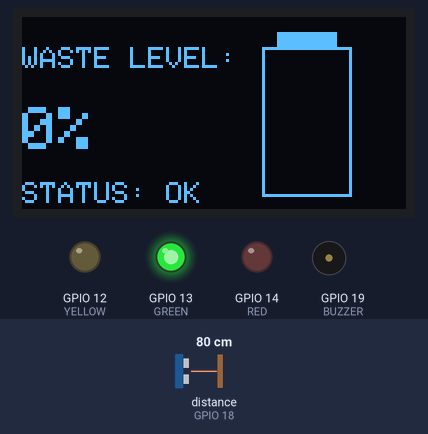
The sketch below on a simulated ESP32. Parts: 128×64 one-colour display, output pins drawn as LEDs (lit = HIGH), buzzer (waves = sounding). Wiring (from diagram.json): ultrasonic range finder: trigger GPIO 5; echo GPIO 18. The inputs (shaded band) are chosen by the test bench; at power-on: distance to the obstacle (sensor on GPIO 18) 80 cm. The echo pulse lasts 58.3 µs per cm; pins used as bus, display or sensor lines are not drawn; what the sketch prints to the serial monitor is not drawn.

Above: at 1.3 s.
1.4 s: distance to the obstacle (sensor on GPIO 18) set to 20 cm
At 2.3 s:
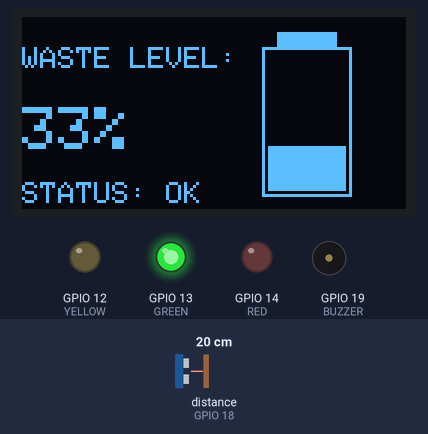
3.1 s: distance to the obstacle (sensor on GPIO 18) set to 16 cm
At 3.5 s:
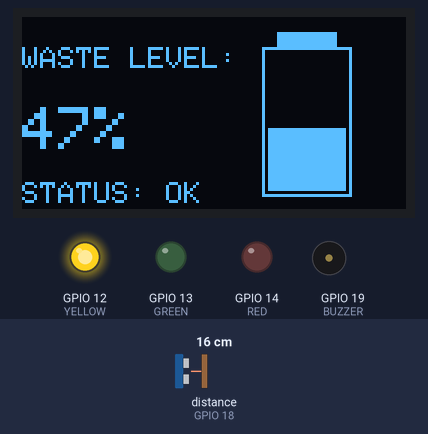
4.7 s: distance to the obstacle (sensor on GPIO 18) set to 7 cm
At 6.0 s:
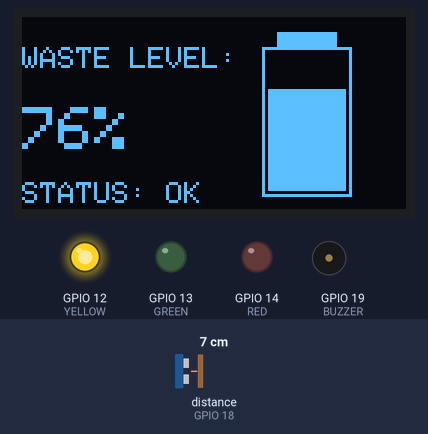
6.3 s: distance to the obstacle (sensor on GPIO 18) set to 4 cm
At 7.2 s:
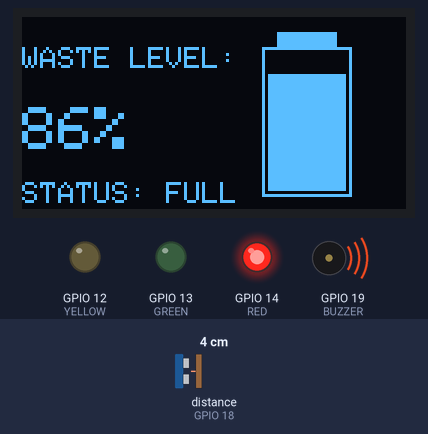
7.9 s: distance to the obstacle (sensor on GPIO 18) set to 2 cm
At 9.2 s:
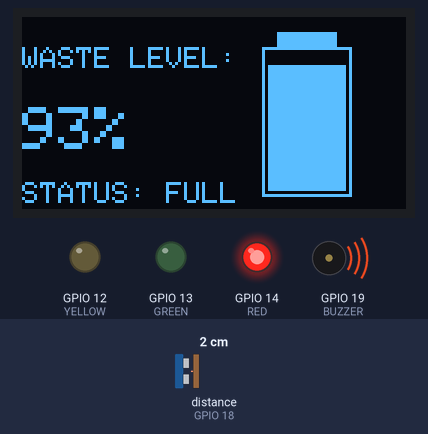
9.5 s: distance to the obstacle (sensor on GPIO 18) set to 9 cm
At 10.7 s:
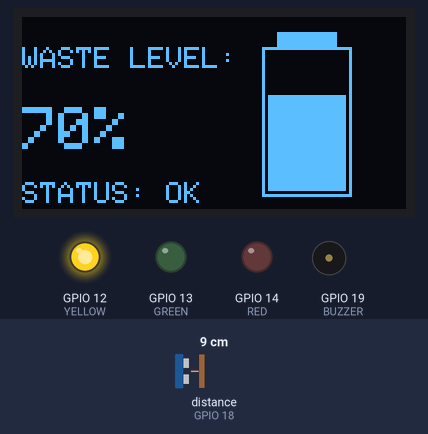
Timing chart, 0 to 12.1 s (numbered marks = the images above; inputs shaded):
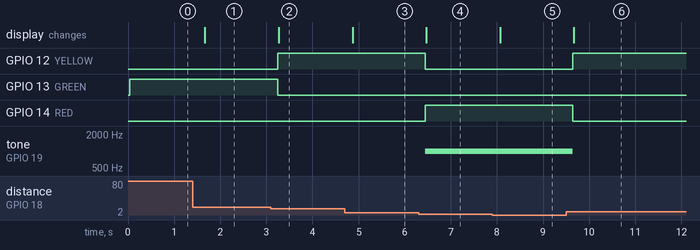

The sketch:

sketch.ino
```cpp
#include <Wire.h>
#include <Adafruit_GFX.h>
#include <Adafruit_SSD1306.h>

#define SCREEN_WIDTH 128
#define SCREEN_HEIGHT 64
Adafruit_SSD1306 display(SCREEN_WIDTH, SCREEN_HEIGHT, &Wire, -1);

#define TRIG 5
#define ECHO 18
#define GREEN 13
#define YELLOW 12
#define RED 14
#define BUZZER 19
#define SDA_PIN 21 // OLED Data
#define SCL_PIN 22 // OLED Clock

int binHeight = 30;

void setup() {
  Serial.begin(115200);

  // OLED Setup
  if(!display.begin(SSD1306_SWITCHCAPVCC, 0x3C)) {
    Serial.println(F("SSD1306 allocation failed"));
    for(;;);
  }
  display.clearDisplay();

  pinMode(TRIG, OUTPUT);
  pinMode(ECHO, INPUT);
  pinMode(GREEN, OUTPUT);
  pinMode(YELLOW, OUTPUT);
  pinMode(RED, OUTPUT);
  pinMode(BUZZER, OUTPUT);
}

void loop() {
  digitalWrite(TRIG, LOW);
  delayMicroseconds(2);
  digitalWrite(TRIG, HIGH);
  delayMicroseconds(10);
  digitalWrite(TRIG, LOW);

  long duration = pulseIn(ECHO, HIGH);
  float distance = duration * 0.034 / 2;

  int fillLevel = ((binHeight - distance) / (float)binHeight) * 100;
  fillLevel = constrain(fillLevel, 0, 100);

  // Control LEDs and Buzzer
  digitalWrite(GREEN,  (fillLevel <= 40) ? HIGH : LOW);
  digitalWrite(YELLOW, (fillLevel > 40 && fillLevel <= 80) ? HIGH : LOW);
  digitalWrite(RED,    (fillLevel > 80) ? HIGH : LOW);

  if(fillLevel > 80) {
    tone(BUZZER, 1000);
  } else {
    noTone(BUZZER);
  }

  // --- OLED VISUAL BIN ---
  display.clearDisplay();

  // Draw Bin Outline
  display.drawRect(80, 10, 30, 50, WHITE); // Main body
  display.fillRect(85, 5, 20, 5, WHITE);  // Lid handle

  // Draw Fill Level (The "Trash")
  int fillBarHeight = map(fillLevel, 0, 100, 0, 46);
  display.fillRect(82, 58 - fillBarHeight, 26, fillBarHeight, WHITE);

  // Text Data
  display.setTextSize(1);
  display.setTextColor(WHITE);
  display.setCursor(0, 10);
  display.print("WASTE LEVEL:");

  display.setTextSize(2);
  display.setCursor(0, 30);
  display.print(fillLevel);
  display.print("%");

  display.setTextSize(1);
  display.setCursor(0, 55);
  display.print(fillLevel > 80 ? "STATUS: FULL" : "STATUS: OK");

  display.display();

  String status = "";
  if (fillLevel > 80) {
    status = "FULL";
  } else if (fillLevel > 40) {
    status = "MEDIUM";
  } else {
    status = "LOW";
  }

  // --- Enhanced Serial Output ---
  Serial.println("===============================");
  Serial.print("Status: ");
  Serial.println(status);

  Serial.print("Fill Level: [");
  // This creates a visual loading bar in the terminal: [######    ]
  int barWidth = 20;
  int pos = (fillLevel * barWidth) / 100;
  for (int i = 0; i < barWidth; i++) {
    if (i < pos) Serial.print("#");
    else Serial.print(" ");
  }
  Serial.print("] ");
  Serial.print(fillLevel);
  Serial.println("%");

  Serial.print("Distance: ");
  Serial.print(distance);
  Serial.println(" cm");
  Serial.println("===============================");

  delay(500);
}
```

Measured:
- the behaviour switches between 18 and 17 cm on distance to the obstacle (sensor on GPIO 18) (found by bisection; images 1 and 2)
- the behaviour switches between 6 and 5 cm on distance to the obstacle (sensor on GPIO 18) (found by bisection; images 3 and 4)
- after the input at 1.4 s, the display: changes after 0.27 s (image 1)
- after the input at 3.1 s, GPIO 12 (YELLOW): LOW → HIGH after 0.14 s; GPIO 13 (GREEN): HIGH → LOW after 0.14 s; the display: changes after 0.17 s (image 2)
- after the input at 4.7 s, the display: changes after 0.17 s (image 3)
- after the input at 6.3 s, GPIO 12 (YELLOW): HIGH → LOW after 0.14 s; GPIO 14 (RED): LOW → HIGH after 0.14 s; tone on GPIO 19 (BUZZER): silent → 1000 Hz after 0.14 s; the display: changes after 0.17 s (image 4)
- after the input at 7.9 s, the display: changes after 0.17 s (image 5)
- after the input at 9.5 s, GPIO 12 (YELLOW): LOW → HIGH after 0.14 s; GPIO 14 (RED): HIGH → LOW after 0.14 s; tone on GPIO 19 (BUZZER): 1000 Hz → silent after 0.14 s; the display: changes after 0.17 s (image 6)
